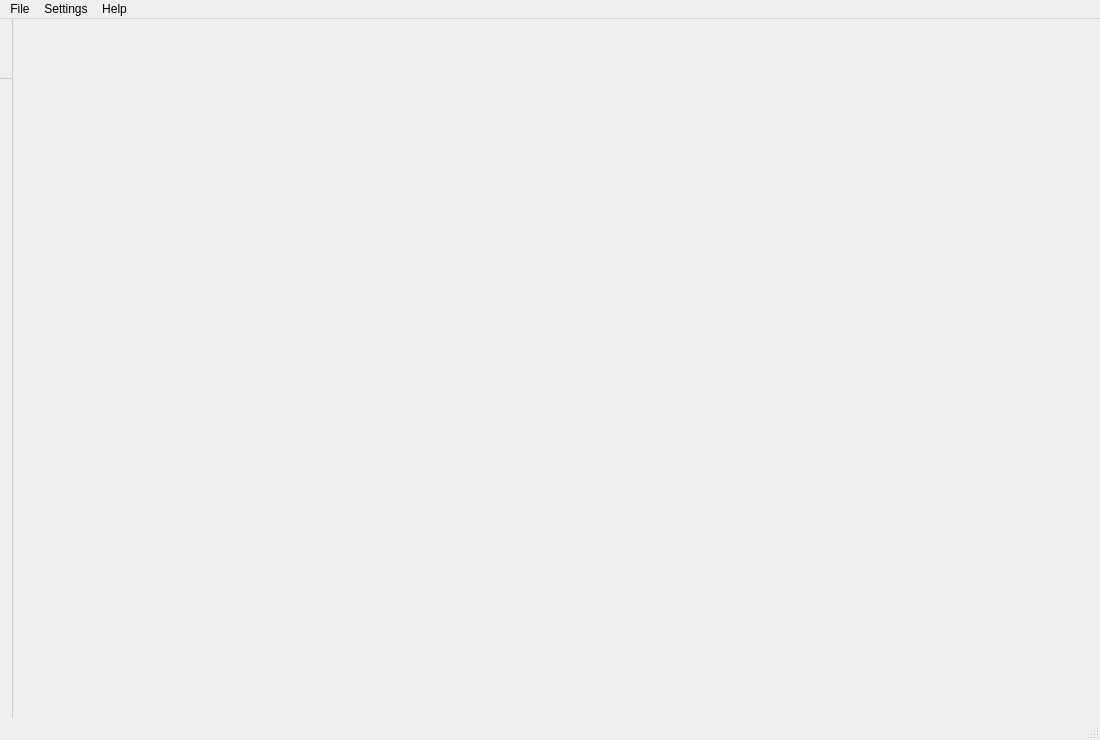
<?xml version="1.0" encoding="UTF-8"?>
<ui version="4.0">
 <class>MainWindow</class>
 <widget class="QMainWindow" name="MainWindow">
  <property name="geometry">
   <rect>
    <x>0</x>
    <y>0</y>
    <width>1100</width>
    <height>740</height>
   </rect>
  </property>
  <property name="sizePolicy">
   <sizepolicy hsizetype="Preferred" vsizetype="Preferred">
    <horstretch>0</horstretch>
    <verstretch>0</verstretch>
   </sizepolicy>
  </property>
  <property name="minimumSize">
   <size>
    <width>1100</width>
    <height>740</height>
   </size>
  </property>
  <property name="maximumSize">
   <size>
    <width>16777215</width>
    <height>16777215</height>
   </size>
  </property>
  <property name="windowTitle">
   <string>MainWindow</string>
  </property>
  <property name="windowIcon">
   <iconset resource="../../resources.qrc">
    <normaloff>:/images/cryptonote</normaloff>:/images/cryptonote</iconset>
  </property>
  <widget class="QWidget" name="centralwidget">
   <layout class="QHBoxLayout" name="horizontalLayout">
    <property name="spacing">
     <number>0</number>
    </property>
    <property name="leftMargin">
     <number>0</number>
    </property>
    <property name="topMargin">
     <number>0</number>
    </property>
    <property name="rightMargin">
     <number>0</number>
    </property>
    <property name="bottomMargin">
     <number>0</number>
    </property>
    <item>
     <widget class="WalletGui::OverviewFrame" name="m_overviewFrame">
      <property name="frameShape">
       <enum>QFrame::NoFrame</enum>
      </property>
      <property name="frameShadow">
       <enum>QFrame::Raised</enum>
      </property>
     </widget>
    </item>
    <item>
     <widget class="WalletGui::SendFrame" name="m_sendFrame">
      <property name="frameShape">
       <enum>QFrame::NoFrame</enum>
      </property>
      <property name="frameShadow">
       <enum>QFrame::Raised</enum>
      </property>
     </widget>
    </item>
    <item>
     <widget class="WalletGui::ReceiveFrame" name="m_receiveFrame">
      <property name="frameShape">
       <enum>QFrame::NoFrame</enum>
      </property>
      <property name="frameShadow">
       <enum>QFrame::Raised</enum>
      </property>
     </widget>
    </item>
    <item>
     <widget class="WalletGui::TransactionsFrame" name="m_transactionsFrame">
      <property name="frameShape">
       <enum>QFrame::NoFrame</enum>
      </property>
      <property name="frameShadow">
       <enum>QFrame::Raised</enum>
      </property>
     </widget>
    </item>
    <item>
     <widget class="WalletGui::AddressBookFrame" name="m_addressBookFrame">
      <property name="frameShape">
       <enum>QFrame::NoFrame</enum>
      </property>
      <property name="frameShadow">
       <enum>QFrame::Raised</enum>
      </property>
     </widget>
    </item>
    <item>
     <widget class="WalletGui::MessagesFrame" name="m_messagesFrame">
      <property name="frameShape">
       <enum>QFrame::NoFrame</enum>
      </property>
      <property name="frameShadow">
       <enum>QFrame::Raised</enum>
      </property>
     </widget>
    </item>
    <item>
     <widget class="WalletGui::SendMessageFrame" name="m_sendMessageFrame">
      <property name="frameShape">
       <enum>QFrame::NoFrame</enum>
      </property>
      <property name="frameShadow">
       <enum>QFrame::Raised</enum>
      </property>
     </widget>
    </item>
    <item>
     <widget class="WalletGui::MiningFrame" name="m_miningFrame">
      <property name="frameShape">
       <enum>QFrame::NoFrame</enum>
      </property>
      <property name="frameShadow">
       <enum>QFrame::Raised</enum>
      </property>
     </widget>
    </item>
    <item>
     <widget class="WalletGui::DepositsFrame" name="m_depositsFrame">
      <property name="frameShape">
       <enum>QFrame::NoFrame</enum>
      </property>
      <property name="frameShadow">
       <enum>QFrame::Raised</enum>
      </property>
     </widget>
    </item>
   </layout>
  </widget>
  <widget class="QMenuBar" name="menubar">
   <property name="geometry">
    <rect>
     <x>0</x>
     <y>0</y>
     <width>1014</width>
     <height>22</height>
    </rect>
   </property>
   <widget class="QMenu" name="menuFile">
    <property name="title">
     <string>File</string>
    </property>
    <addaction name="m_createWalletAction"/>
    <addaction name="m_openWalletAction"/>
    <addaction name="m_importKeyAction"/>
    <addaction name="m_backupWalletAction"/>
    <addaction name="m_resetAction"/>
    <addaction name="m_exitAction"/>
   </widget>
   <widget class="QMenu" name="menuSettings">
    <property name="title">
     <string>Settings</string>
    </property>
    <addaction name="m_encryptWalletAction"/>
    <addaction name="m_changePasswordAction"/>
    <addaction name="separator"/>
    <addaction name="m_paymentNotificationsAction"/>
    <addaction name="m_messageNotificationsAction"/>
    <addaction name="separator"/>
    <addaction name="m_startOnLoginAction"/>
    <addaction name="m_minimizeToTrayAction"/>
    <addaction name="m_closeToTrayAction"/>
   </widget>
   <widget class="QMenu" name="menuHelp">
    <property name="title">
     <string>Help</string>
    </property>
    <addaction name="m_aboutCryptonoteAction"/>
    <addaction name="m_aboutQtAction"/>
   </widget>
   <addaction name="menuFile"/>
   <addaction name="menuSettings"/>
   <addaction name="menuHelp"/>
  </widget>
  <widget class="QToolBar" name="toolBar">
    <property name="styleSheet">
     <string>
      QToolBar {
        border-right:1px solid #ccc;
        }
      </string>
    </property>
   <property name="windowTitle">
    <string>Menu</string>
   </property>
   <property name="movable">
    <bool>false</bool>
   </property>
   <property name="toolButtonStyle">
    <enum>Qt::ToolButtonTextBesideIcon</enum>
   </property>
   <attribute name="toolBarArea">
    <enum>LeftToolBarArea</enum>
   </attribute>
   <attribute name="toolBarBreak">
    <bool>false</bool>
   </attribute>
   <property name="contextMenuPolicy">
    <enum>Qt::NoContextMenu</enum>
   </property>


   <widget class="QPushButton" name="m_overviewButton">
    <property name="focusPolicy">
      <enum>Qt::NoFocus</enum>
    </property>
    <property name="styleSheet">
     <string>
      QPushButton {
        padding-bottom: 5px;
        text-align:left;
        padding-left:15px;
        border:none;
        border-bottom: 1px solid #ccc;
        }
      QPushButton:checked {
        background-color:qlineargradient(x1: 0, y1: 0, x2: 0, y2: 1, stop: 0 #ccc, stop: 1 #eee);
      }
      QPushButton:focus {
        border-bottom: 1px solid #ccc; border-right: 1px solid purple;
        outline: none;
      }
      </string>
    </property>
    <property name="minimumSize">
     <size>
      <width>220</width>
      <height>60</height>
     </size>
    </property>
     <property name="cursor">
      <cursorShape>PointingHandCursor</cursorShape>
     </property>    
     <property name="checkable">
      <bool>true</bool>
     </property>
     <property name="enabled">
      <bool>false</bool>
     </property>
     <property name="text">
      <string> Overview</string>
     </property>
     <property name="icon">
      <iconset resource="../../resources.qrc">
       <normaloff>:/icons/overview</normaloff>:/icons/overview</iconset>
     </property>    
   </widget>
   <widget class="QPushButton" name="m_miningButton">
    <property name="focusPolicy">
      <enum>Qt::NoFocus</enum>
    </property>
    <property name="styleSheet">
     <string>
      QPushButton {
        padding-bottom: 5px;
        text-align:left;
        padding-left:15px;
        border:none;
        border-bottom: 1px solid #ccc;
        }
      QPushButton:checked {
        background-color:qlineargradient(x1: 0, y1: 0, x2: 0, y2: 1, stop: 0 #ccc, stop: 1 #eee);
      }
      QPushButton:focus {
        border-bottom: 1px solid #ccc; border-right: 1px solid purple;
        outline: none;
      }
      </string>
    </property>
    <property name="minimumSize">
     <size>
      <width>220</width>
      <height>60</height>
     </size>
    </property>
     <property name="cursor">
      <cursorShape>PointingHandCursor</cursorShape>
     </property> 
     <property name="checkable">
      <bool>true</bool>
     </property>
     <property name="enabled">
      <bool>false</bool>
     </property>
     <property name="text">
      <string> Mining</string>
     </property>
     <property name="icon">
      <iconset resource="../../resources.qrc">
       <normaloff>:/icons/mining</normaloff>:/icons/mining</iconset>
     </property>    
   </widget>
   <widget class="QPushButton" name="m_sendButton">
    <property name="focusPolicy">
      <enum>Qt::NoFocus</enum>
    </property>
    <property name="styleSheet">
     <string>
      QPushButton {
        padding-bottom: 5px;
        text-align:left;
        padding-left:15px;
        border:none;
        border-bottom: 1px solid #ccc;
        }
      QPushButton:checked {
        background-color:qlineargradient(x1: 0, y1: 0, x2: 0, y2: 1, stop: 0 #ccc, stop: 1 #eee);
      }
      QPushButton:focus {
        border-bottom: 1px solid #ccc; border-right: 1px solid purple;
        outline: none;
      }
      </string>
    </property>
    <property name="minimumSize">
     <size>
      <width>220</width>
      <height>60</height>
     </size>
    </property>
     <property name="cursor">
      <cursorShape>PointingHandCursor</cursorShape>
     </property> 
     <property name="checkable">
      <bool>true</bool>
     </property>
     <property name="enabled">
      <bool>false</bool>
     </property>
     <property name="text">
      <string> Send</string>
     </property>
     <property name="icon">
      <iconset resource="../../resources.qrc">
       <normaloff>:/icons/send</normaloff>:/icons/send</iconset>
     </property>    
   </widget>
   <widget class="MessagesButton" name="m_transactionsButton">
    <property name="focusPolicy">
      <enum>Qt::NoFocus</enum>
    </property>
    <property name="styleSheet">
     <string>
      QPushButton {
        padding-bottom: 5px;
        text-align:left;
        padding-left:15px;
        border:none;
        border-bottom: 1px solid #ccc;
        }
      QPushButton:checked {
        background-color:qlineargradient(x1: 0, y1: 0, x2: 0, y2: 1, stop: 0 #ccc, stop: 1 #eee);
      }
      QPushButton:focus {
        border-bottom: 1px solid #ccc; border-right: 1px solid purple;
        outline: none;
      }
      </string>
    </property>
    <property name="minimumSize">
     <size>
      <width>220</width>
      <height>60</height>
     </size>
    </property>
     <property name="cursor">
      <cursorShape>PointingHandCursor</cursorShape>
     </property> 
     <property name="checkable">
      <bool>true</bool>
     </property>
     <property name="enabled">
      <bool>false</bool>
     </property>
     <property name="text">
      <string> Transactions</string>
     </property>
     <property name="icon">
      <iconset resource="../../resources.qrc">
       <normaloff>:/icons/transactions</normaloff>:/icons/transactions</iconset>
     </property>    
   </widget>
<widget class="MessagesButton" name="m_messagesButton">
    <property name="focusPolicy">
      <enum>Qt::NoFocus</enum>
    </property>
    <property name="styleSheet">
     <string>
      QPushButton {
        padding-bottom: 5px;
        text-align:left;
        padding-left:15px;
        border:none;
        border-bottom: 1px solid #ccc;
        }
      QPushButton:checked {
        background-color:qlineargradient(x1: 0, y1: 0, x2: 0, y2: 1, stop: 0 #ccc, stop: 1 #eee);
      }
      QPushButton:focus {
        border-bottom: 1px solid #ccc; border-right: 1px solid purple;
        outline: none;
      }
      </string>
    </property>
    <property name="minimumSize">
     <size>
      <width>220</width>
      <height>60</height>
     </size>
    </property>
     <property name="cursor">
      <cursorShape>PointingHandCursor</cursorShape>
     </property> 
     <property name="checkable">
      <bool>true</bool>
     </property>
     <property name="enabled">
      <bool>false</bool>
     </property>
     <property name="text">
      <string> Messages</string>
     </property>
     <property name="icon">
      <iconset resource="../../resources.qrc">
       <normaloff>:/icons/messages</normaloff>:/icons/messages</iconset>
     </property>    
   </widget>
<widget class="QPushButton" name="m_sendMessageButton">
    <property name="focusPolicy">
      <enum>Qt::NoFocus</enum>
    </property>
    <property name="styleSheet">
     <string>
      QPushButton {
        padding-bottom: 5px;
        text-align:left;
        padding-left:15px;
        border:none;
        border-bottom: 1px solid #ccc;
        }
      QPushButton:checked {
        background-color:qlineargradient(x1: 0, y1: 0, x2: 0, y2: 1, stop: 0 #ccc, stop: 1 #eee);
      }
      QPushButton:focus {
        border-bottom: 1px solid #ccc; border-right: 1px solid purple;
        outline: none;
      }
      </string>
    </property>
    <property name="minimumSize">
     <size>
      <width>220</width>
      <height>60</height>
     </size>
    </property>
     <property name="cursor">
      <cursorShape>PointingHandCursor</cursorShape>
     </property> 
     <property name="checkable">
      <bool>true</bool>
     </property>
     <property name="enabled">
      <bool>false</bool>
     </property>
     <property name="text">
      <string> Send Message</string>
     </property>
     <property name="icon">
      <iconset resource="../../resources.qrc">
       <normaloff>:/icons/send_message</normaloff>:/icons/send_message</iconset>
     </property>    
   </widget>
   <widget class="QPushButton" name="m_addressBookButton">
    <property name="focusPolicy">
      <enum>Qt::NoFocus</enum>
    </property>
    <property name="styleSheet">
     <string>
      QPushButton {
        padding-bottom: 5px;
        text-align:left;
        padding-left:15px;
        border:none;
        border-bottom: 1px solid #ccc;
        }
      QPushButton:checked {
        background-color:qlineargradient(x1: 0, y1: 0, x2: 0, y2: 1, stop: 0 #ccc, stop: 1 #eee);
      }
      QPushButton:focus {
        border-bottom: 1px solid #ccc; border-right: 1px solid purple;
        outline: none;
      }
      </string>
    </property>
    <property name="minimumSize">
     <size>
      <width>220</width>
      <height>60</height>
     </size>
    </property>
     <property name="cursor">
      <cursorShape>PointingHandCursor</cursorShape>
     </property>
     <property name="checkable">
      <bool>true</bool>
     </property>
     <property name="enabled">
      <bool>false</bool>
     </property>
     <property name="text">
      <string> Address Book</string>
     </property>
     <property name="icon">
      <iconset resource="../../resources.qrc">
       <normaloff>:/icons/address-book</normaloff>:/icons/address-book</iconset>
     </property>    
   </widget>
   <widget class="QPushButton" name="m_receiveButton">
    <property name="focusPolicy">
      <enum>Qt::NoFocus</enum>
    </property>
    <property name="styleSheet">
     <string>
      QPushButton {
        padding-bottom: 5px;
        text-align:left;
        padding-left:15px;
        border:none;
        border-bottom: 1px solid #ccc;
        }
      QPushButton:checked {
        background-color:qlineargradient(x1: 0, y1: 0, x2: 0, y2: 1, stop: 0 #ccc, stop: 1 #eee);
      }
      QPushButton:focus {
        border-bottom: 1px solid #ccc; border-right: 1px solid purple;
        outline: none;
      }
      </string>
    </property>
    <property name="minimumSize">
     <size>
      <width>220</width>
      <height>60</height>
     </size>
    </property>
     <property name="cursor">
      <cursorShape>PointingHandCursor</cursorShape>
     </property> 
     <property name="checkable">
      <bool>true</bool>
     </property>
     <property name="enabled">
      <bool>false</bool>
     </property>
     <property name="text">
      <string> My Wallet</string>
     </property>
     <property name="icon">
      <iconset resource="../../resources.qrc">
       <normaloff>:/icons/receive</normaloff>:/icons/receive</iconset>
     </property>    
   </widget>
  </widget>
  <widget class="QStatusBar" name="statusBar"/>
  <action name="m_overviewAction">
   <property name="checkable">
    <bool>true</bool>
   </property>
   <property name="enabled">
    <bool>true</bool>
   </property>
  </action>
  <action name="m_sendAction">
   <property name="checkable">
    <bool>true</bool>
   </property>
   <property name="enabled">
    <bool>true</bool>
   </property>
  </action>
  <action name="m_receiveAction">
   <property name="checkable">
    <bool>true</bool>
   </property>
   <property name="enabled">
    <bool>true</bool>
   </property>
  </action>
  <action name="m_transactionsAction">
   <property name="checkable">
    <bool>true</bool>
   </property>
   <property name="enabled">
    <bool>true</bool>
   </property>
  </action>
  <action name="m_exitAction">
   <property name="enabled">
    <bool>true</bool>
   </property>
   <property name="text">
    <string>Exit</string>
   </property>
   <property name="shortcut">
    <string>Ctrl+Q</string>
   </property>
  </action>
  <action name="m_addressBookAction">
   <property name="checkable">
    <bool>true</bool>
   </property>
   <property name="enabled">
    <bool>true</bool>
   </property>
  </action>
  <action name="m_createWalletAction">
   <property name="enabled">
    <bool>true</bool>
   </property>
   <property name="text">
    <string>Create a new wallet</string>
   </property>
  </action>
  <action name="m_openWalletAction">
   <property name="enabled">
    <bool>true</bool>
   </property>
   <property name="text">
    <string>Open an existing wallet</string>
   </property>
  </action>
  <action name="m_encryptWalletAction">
   <property name="enabled">
    <bool>true</bool>
   </property>
   <property name="text">
    <string>Encrypt wallet</string>
   </property>
  </action>
  <action name="m_changePasswordAction">
   <property name="enabled">
    <bool>true</bool>
   </property>
   <property name="text">
    <string>Change password</string>
   </property>
   <property name="toolTip">
    <string>Change password</string>
   </property>
  </action>
  <action name="m_aboutCryptonoteAction">
   <property name="enabled">
    <bool>true</bool>
   </property>
   <property name="text">
    <string>About</string>
   </property>
  </action>
  <action name="m_aboutQtAction">
   <property name="enabled">
    <bool>true</bool>
   </property>
   <property name="text">
    <string>About Qt</string>
   </property>
  </action>
  <action name="m_backupWalletAction">
   <property name="enabled">
    <bool>true</bool>
   </property>
   <property name="text">
    <string>Backup wallet</string>
   </property>
  </action>
  <action name="m_paymentNotificationsAction">
   <property name="checkable">
    <bool>true</bool>
   </property>
   <property name="text">
    <string>New Payment Notifications</string>
   </property>
  </action>
  <action name="m_messageNotificationsAction">
   <property name="checkable">
    <bool>true</bool>
   </property>
   <property name="text">
    <string>New Message Notifications</string>
   </property>
  </action>
  <action name="m_startOnLoginAction">
   <property name="checkable">
    <bool>true</bool>
   </property>
   <property name="text">
    <string>Start on system login</string>
   </property>
  </action>
  <action name="m_minimizeToTrayAction">
   <property name="checkable">
    <bool>true</bool>
   </property>
   <property name="text">
    <string>Minimize to tray</string>
   </property>
  </action>
  <action name="m_closeToTrayAction">
   <property name="checkable">
    <bool>true</bool>
   </property>
   <property name="text">
    <string>Close to tray</string>
   </property>
  </action>
  <action name="m_messagesAction">
   <property name="checkable">
    <bool>true</bool>
   </property>
  </action>
  <action name="m_sendMessageAction">
   <property name="checkable">
    <bool>true</bool>
   </property>
  </action>
  <action name="m_importKeyAction">
   <property name="text">
    <string>Import private key</string>
   </property>
  </action>
  <action name="m_miningAction">
   <property name="checkable">
    <bool>true</bool>
   </property>
  </action>
  <action name="m_depositsAction">
   <property name="checkable">
    <bool>true</bool>
   </property>
   <property name="icon">
    <iconset resource="../../resources.qrc">
     <normaloff>:/icons/deposits</normaloff>:/icons/deposits</iconset>
   </property>
   <property name="text">
    <string> Deposits</string>
   </property>
  </action>
  <action name="m_resetAction">
   <property name="text">
    <string>Reset wallet</string>
   </property>
   <property name="toolTip">
    <string>Reset wallet</string>
   </property>
  </action>
 </widget>
 <customwidgets>
  <customwidget>
   <class>WalletGui::OverviewFrame</class>
   <extends>QFrame</extends>
   <header>gui/OverviewFrame.h</header>
   <container>1</container>
  </customwidget>
  <customwidget>
   <class>WalletGui::SendFrame</class>
   <extends>QFrame</extends>
   <header>gui/SendFrame.h</header>
   <container>1</container>
  </customwidget>
  <customwidget>
   <class>WalletGui::TransactionsFrame</class>
   <extends>QFrame</extends>
   <header>gui/TransactionsFrame.h</header>
   <container>1</container>
  </customwidget>
  <customwidget>
   <class>WalletGui::AddressBookFrame</class>
   <extends>QFrame</extends>
   <header>gui/AddressBookFrame.h</header>
   <container>1</container>
  </customwidget>
  <customwidget>
   <class>WalletGui::ReceiveFrame</class>
   <extends>QFrame</extends>
   <header>gui/ReceiveFrame.h</header>
   <container>1</container>
  </customwidget>
  <customwidget>
   <class>WalletGui::MessagesFrame</class>
   <extends>QFrame</extends>
   <header>gui/MessagesFrame.h</header>
   <container>1</container>
  </customwidget>
  <customwidget>
   <class>WalletGui::SendMessageFrame</class>
   <extends>QFrame</extends>
   <header>gui/SendMessageFrame.h</header>
   <container>1</container>
  </customwidget>
  <customwidget>
   <class>WalletGui::MiningFrame</class>
   <extends>QFrame</extends>
   <header>gui/MiningFrame.h</header>
   <container>1</container>
  </customwidget>
  <customwidget>
   <class>WalletGui::DepositsFrame</class>
   <extends>QFrame</extends>
   <header>gui/DepositsFrame.h</header>
   <container>1</container>
  </customwidget>
  <customwidget>
   <class>MessagesButton</class>
   <extends>QPushButton</extends>
   <header>gui/MessagesButton.h</header>
   <container>1</container>
  </customwidget>
 </customwidgets>
 <resources>
  <include location="../../resources.qrc"/>
 </resources>
 <connections>



  <connection>
   <sender>m_overviewButton</sender>
   <signal>clicked()</signal>
   <receiver>m_overviewAction</receiver>
   <slot>trigger()</slot>
  </connection>
  <connection>
   <sender>m_overviewAction</sender>
   <signal>toggled(bool)</signal>
   <receiver>m_overviewFrame</receiver>
   <slot>setVisible(bool)</slot>
   <hints>
    <hint type="sourcelabel">
     <x>-1</x>
     <y>-1</y>
    </hint>
    <hint type="destinationlabel">
     <x>112</x>
     <y>333</y>
    </hint>
   </hints>
  </connection>

  <connection>
   <sender>m_sendButton</sender>
   <signal>clicked()</signal>
   <receiver>m_sendAction</receiver>
   <slot>trigger()</slot>
  </connection> 
  <connection>
   <sender>m_sendAction</sender>
   <signal>toggled(bool)</signal>
   <receiver>m_sendFrame</receiver>
   <slot>setVisible(bool)</slot>
   <hints>
    <hint type="sourcelabel">
     <x>-1</x>
     <y>-1</y>
    </hint>
    <hint type="destinationlabel">
     <x>337</x>
     <y>333</y>
    </hint>
   </hints>
  </connection>


  <connection>
   <sender>m_receiveButton</sender>
   <signal>clicked()</signal>
   <receiver>m_receiveAction</receiver>
   <slot>trigger()</slot>
  </connection> 
  <connection>
   <sender>m_receiveAction</sender>
   <signal>toggled(bool)</signal>
   <receiver>m_receiveFrame</receiver>
   <slot>setVisible(bool)</slot>
   <hints>
    <hint type="sourcelabel">
     <x>-1</x>
     <y>-1</y>
    </hint>
    <hint type="destinationlabel">
     <x>562</x>
     <y>333</y>
    </hint>
   </hints>
  </connection>

  <connection>
   <sender>m_transactionsButton</sender>
   <signal>clicked()</signal>
   <receiver>m_transactionsAction</receiver>
   <slot>trigger()</slot>
  </connection>  
  <connection>
   <sender>m_transactionsAction</sender>
   <signal>toggled(bool)</signal>
   <receiver>m_transactionsFrame</receiver>
   <slot>setVisible(bool)</slot>
   <hints>
    <hint type="sourcelabel">
     <x>-1</x>
     <y>-1</y>
    </hint>
    <hint type="destinationlabel">
     <x>787</x>
     <y>333</y>
    </hint>
   </hints>
  </connection>


  <connection>
   <sender>m_addressBookButton</sender>
   <signal>clicked()</signal>
   <receiver>m_addressBookAction</receiver>
   <slot>trigger()</slot>
  </connection>  
  <connection>
   <sender>m_addressBookAction</sender>
   <signal>toggled(bool)</signal>
   <receiver>m_addressBookFrame</receiver>
   <slot>setVisible(bool)</slot>
   <hints>
    <hint type="sourcelabel">
     <x>-1</x>
     <y>-1</y>
    </hint>
    <hint type="destinationlabel">
     <x>809</x>
     <y>320</y>
    </hint>
   </hints>
  </connection>
  <connection>
   <sender>m_createWalletAction</sender>
   <signal>triggered()</signal>
   <receiver>MainWindow</receiver>
   <slot>createWallet()</slot>
   <hints>
    <hint type="sourcelabel">
     <x>-1</x>
     <y>-1</y>
    </hint>
    <hint type="destinationlabel">
     <x>449</x>
     <y>299</y>
    </hint>
   </hints>
  </connection>
  <connection>
   <sender>m_openWalletAction</sender>
   <signal>triggered()</signal>
   <receiver>MainWindow</receiver>
   <slot>openWallet()</slot>
   <hints>
    <hint type="sourcelabel">
     <x>-1</x>
     <y>-1</y>
    </hint>
    <hint type="destinationlabel">
     <x>449</x>
     <y>299</y>
    </hint>
   </hints>
  </connection>
  <connection>
   <sender>m_encryptWalletAction</sender>
   <signal>triggered()</signal>
   <receiver>MainWindow</receiver>
   <slot>encryptWallet()</slot>
   <hints>
    <hint type="sourcelabel">
     <x>-1</x>
     <y>-1</y>
    </hint>
    <hint type="destinationlabel">
     <x>449</x>
     <y>299</y>
    </hint>
   </hints>
  </connection>
  <connection>
   <sender>m_changePasswordAction</sender>
   <signal>triggered()</signal>
   <receiver>MainWindow</receiver>
   <slot>encryptWallet()</slot>
   <hints>
    <hint type="sourcelabel">
     <x>-1</x>
     <y>-1</y>
    </hint>
    <hint type="destinationlabel">
     <x>449</x>
     <y>299</y>
    </hint>
   </hints>
  </connection>
  <connection>
   <sender>m_aboutQtAction</sender>
   <signal>triggered()</signal>
   <receiver>MainWindow</receiver>
   <slot>aboutQt()</slot>
   <hints>
    <hint type="sourcelabel">
     <x>-1</x>
     <y>-1</y>
    </hint>
    <hint type="destinationlabel">
     <x>449</x>
     <y>299</y>
    </hint>
   </hints>
  </connection>
  <connection>
   <sender>m_backupWalletAction</sender>
   <signal>triggered()</signal>
   <receiver>MainWindow</receiver>
   <slot>backupWallet()</slot>
   <hints>
    <hint type="sourcelabel">
     <x>-1</x>
     <y>-1</y>
    </hint>
    <hint type="destinationlabel">
     <x>449</x>
     <y>299</y>
    </hint>
   </hints>
  </connection>
  <connection>
   <sender>m_aboutCryptonoteAction</sender>
   <signal>triggered()</signal>
   <receiver>MainWindow</receiver>
   <slot>about()</slot>
   <hints>
    <hint type="sourcelabel">
     <x>-1</x>
     <y>-1</y>
    </hint>
    <hint type="destinationlabel">
     <x>459</x>
     <y>299</y>
    </hint>
   </hints>
  </connection>
  <connection>
   <sender>m_paymentNotificationsAction</sender>
   <signal>triggered(bool)</signal>
   <receiver>MainWindow</receiver>
   <slot>setPaymentNotifications(bool)</slot>
   <hints>
    <hint type="sourcelabel">
     <x>-1</x>
     <y>-1</y>
    </hint>
    <hint type="destinationlabel">
     <x>459</x>
     <y>299</y>
    </hint>
   </hints>
  </connection>
  <connection>
   <sender>m_messageNotificationsAction</sender>
   <signal>triggered(bool)</signal>
   <receiver>MainWindow</receiver>
   <slot>setMessageNotifications(bool)</slot>
   <hints>
    <hint type="sourcelabel">
     <x>-1</x>
     <y>-1</y>
    </hint>
    <hint type="destinationlabel">
     <x>459</x>
     <y>299</y>
    </hint>
   </hints>
  </connection>
  <connection>
   <sender>m_startOnLoginAction</sender>
   <signal>triggered(bool)</signal>
   <receiver>MainWindow</receiver>
   <slot>setStartOnLogin(bool)</slot>
   <hints>
    <hint type="sourcelabel">
     <x>-1</x>
     <y>-1</y>
    </hint>
    <hint type="destinationlabel">
     <x>459</x>
     <y>299</y>
    </hint>
   </hints>
  </connection>
  <connection>
   <sender>m_minimizeToTrayAction</sender>
   <signal>triggered(bool)</signal>
   <receiver>MainWindow</receiver>
   <slot>setMinimizeToTray(bool)</slot>
   <hints>
    <hint type="sourcelabel">
     <x>-1</x>
     <y>-1</y>
    </hint>
    <hint type="destinationlabel">
     <x>459</x>
     <y>299</y>
    </hint>
   </hints>
  </connection>
  <connection>
   <sender>m_closeToTrayAction</sender>
   <signal>triggered(bool)</signal>
   <receiver>MainWindow</receiver>
   <slot>setCloseToTray(bool)</slot>
   <hints>
    <hint type="sourcelabel">
     <x>-1</x>
     <y>-1</y>
    </hint>
    <hint type="destinationlabel">
     <x>459</x>
     <y>299</y>
    </hint>
   </hints>
  </connection>
  <connection>
   <sender>m_messagesButton</sender>
   <signal>clicked()</signal>
   <receiver>m_messagesAction</receiver>
   <slot>trigger()</slot>
  </connection>  
  <connection>
   <sender>m_messagesAction</sender>
   <signal>toggled(bool)</signal>
   <receiver>m_messagesFrame</receiver>
   <slot>setVisible(bool)</slot>
   <hints>
    <hint type="sourcelabel">
     <x>-1</x>
     <y>-1</y>
    </hint>
    <hint type="destinationlabel">
     <x>843</x>
     <y>322</y>
    </hint>
   </hints>
  </connection>
  <connection>
   <sender>m_sendMessageButton</sender>
   <signal>clicked()</signal>
   <receiver>m_sendMessageAction</receiver>
   <slot>trigger()</slot>
  </connection>  
  <connection>
   <sender>m_sendMessageAction</sender>
   <signal>toggled(bool)</signal>
   <receiver>m_sendMessageFrame</receiver>
   <slot>setVisible(bool)</slot>
   <hints>
    <hint type="sourcelabel">
     <x>-1</x>
     <y>-1</y>
    </hint>
    <hint type="destinationlabel">
     <x>854</x>
     <y>322</y>
    </hint>
   </hints>
  </connection>
  <connection>
   <sender>m_importKeyAction</sender>
   <signal>triggered()</signal>
   <receiver>MainWindow</receiver>
   <slot>importKey()</slot>
   <hints>
    <hint type="sourcelabel">
     <x>-1</x>
     <y>-1</y>
    </hint>
    <hint type="destinationlabel">
     <x>459</x>
     <y>299</y>
    </hint>
   </hints>
  </connection>

  <connection>
   <sender>m_miningButton</sender>
   <signal>clicked()</signal>
   <receiver>m_miningAction</receiver>
   <slot>trigger()</slot>
  </connection>
  <connection>
   <sender>m_miningAction</sender>
   <signal>toggled(bool)</signal>
   <receiver>m_miningFrame</receiver>
   <slot>setVisible(bool)</slot>
   <hints>
    <hint type="sourcelabel">
     <x>-1</x>
     <y>-1</y>
    </hint>
    <hint type="destinationlabel">
     <x>862</x>
     <y>322</y>
    </hint>
   </hints>
  </connection>
  <connection>
   <sender>m_depositsAction</sender>
   <signal>toggled(bool)</signal>
   <receiver>m_depositsFrame</receiver>
   <slot>setVisible(bool)</slot>
   <hints>
    <hint type="sourcelabel">
     <x>-1</x>
     <y>-1</y>
    </hint>
    <hint type="destinationlabel">
     <x>868</x>
     <y>322</y>
    </hint>
   </hints>
  </connection>
  <connection>
   <sender>m_resetAction</sender>
   <signal>triggered()</signal>
   <receiver>MainWindow</receiver>
   <slot>resetWallet()</slot>
   <hints>
    <hint type="sourcelabel">
     <x>-1</x>
     <y>-1</y>
    </hint>
    <hint type="destinationlabel">
     <x>506</x>
     <y>301</y>
    </hint>
   </hints>
  </connection>

 </connections>
 <slots>
  <slot>createWallet()</slot>
  <slot>openWallet()</slot>
  <slot>encryptWallet()</slot>
  <slot>aboutQt()</slot>
  <slot>backupWallet()</slot>
  <slot>about()</slot>
  <slot>setStartOnLogin(bool)</slot>
  <slot>setMinimizeToTray(bool)</slot>
  <slot>setCloseToTray(bool)</slot>
  <slot>setMessageNotifications(bool)</slot>
  <slot>setPaymentNotifications(bool)</slot>
  <slot>importKey()</slot>
  <slot>resetWallet()</slot>
 </slots>
</ui>
